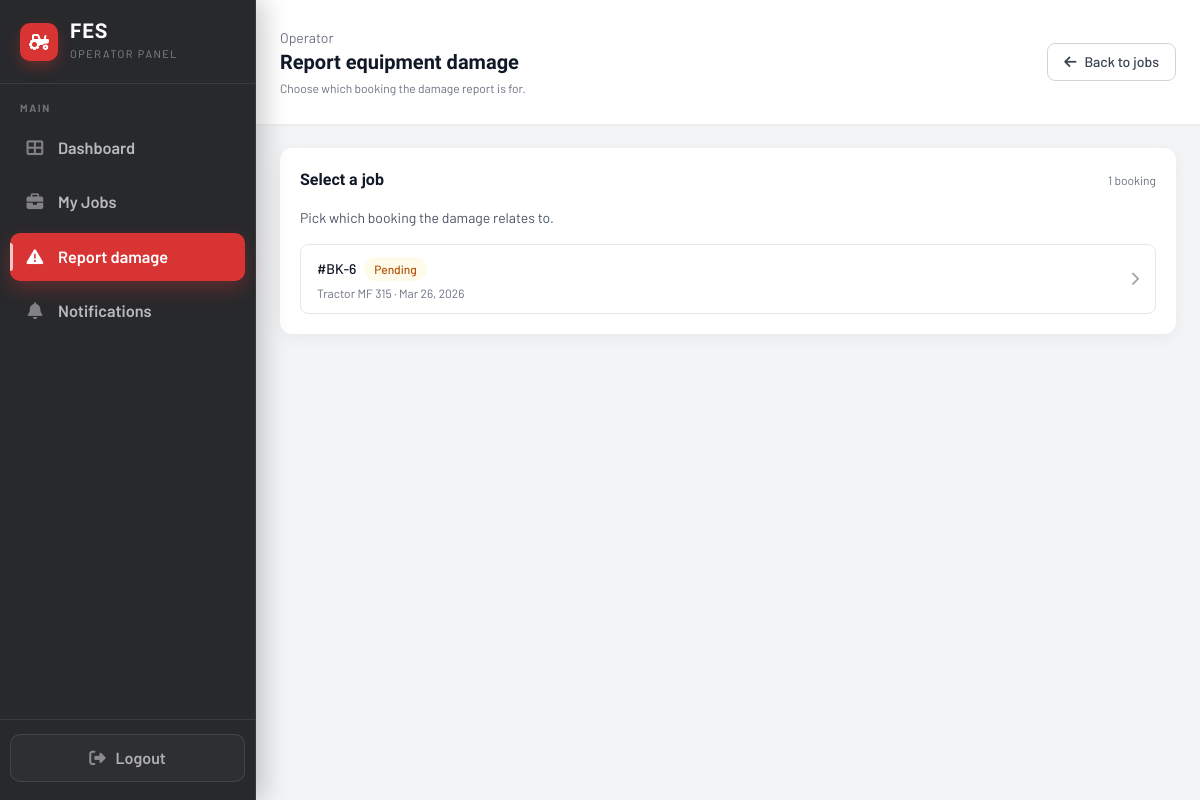
Before: /Pages/operator/job_damage.php (signed in) with the older database file.
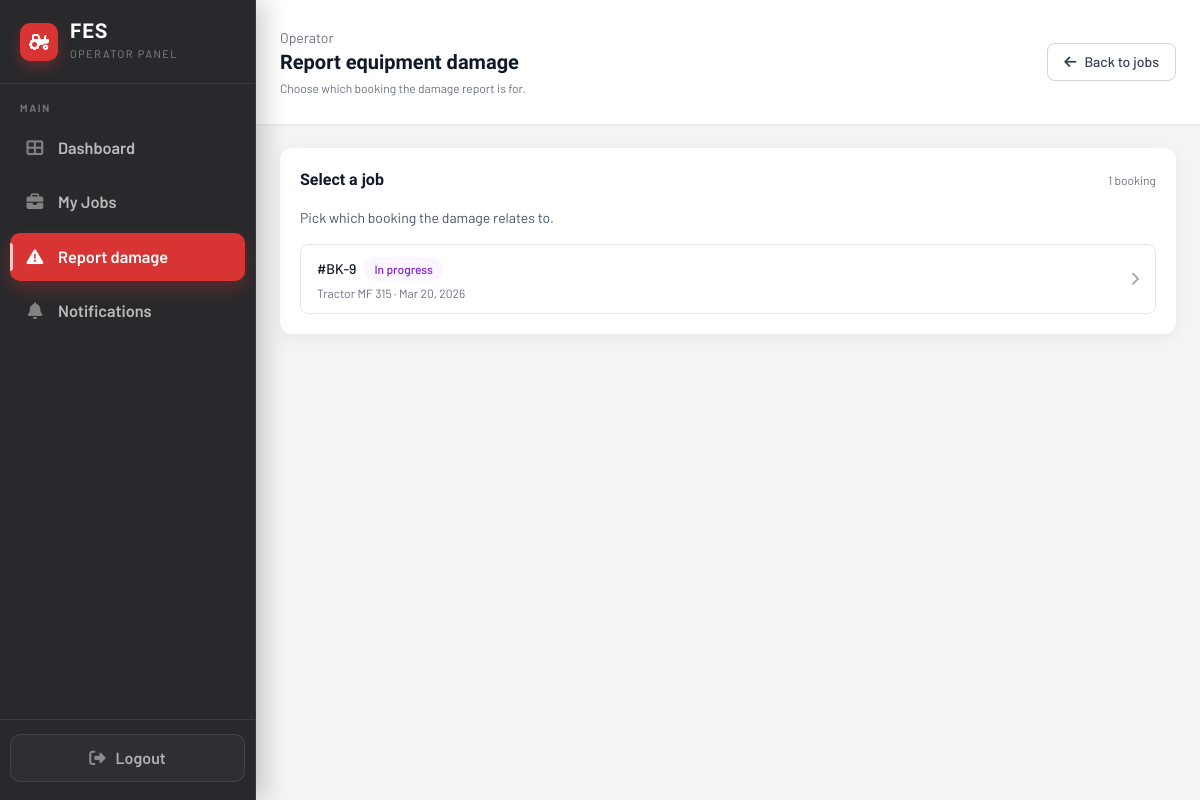
After: the same page with the newer database file.
### tables this page shows
CREATE TABLE IF NOT EXISTS `bookings` (
  `booking_id` int NOT NULL AUTO_INCREMENT,
  `customer_id` int NOT NULL,
  `operator_id` int DEFAULT NULL,
  `equipment_id` varchar(50) NOT NULL,
  `booking_date` date NOT NULL,
  `service_days` int NOT NULL DEFAULT '1',
  `service_type` varchar(50) NOT NULL,
  `service_location` varchar(255) NOT NULL,
  `contact_phone` varchar(50) NOT NULL,
  `field_lat` decimal(10,7) DEFAULT NULL,
  `field_lng` decimal(10,7) DEFAULT NULL,
  `field_address` varchar(255) DEFAULT NULL,
  `field_polygon` longtext,
  `field_hectares` decimal(10,2) DEFAULT NULL,
  `notes` text,
  `estimated_total_cost` decimal(12,2) NOT NULL DEFAULT '0.00',
  `status` enum('pending','confirmed','in_progress','completed','cancelled') NOT NULL DEFAULT 'pending',
  `operator_start_time` datetime DEFAULT NULL COMMENT 'Set when operator marks job In progress',
  `operator_end_time` datetime DEFAULT NULL COMMENT 'Set when operator marks job Completed',
  `created_at` timestamp NULL DEFAULT CURRENT_TIMESTAMP,
  `updated_at` timestamp NULL DEFAULT CURRENT_TIMESTAMP ON UPDATE CURRENT_TIMESTAMP,
  PRIMARY KEY (`booking_id`),
  KEY `customer_id` (`customer_id`),
  KEY `equipment_id` (`equipment_id`),
  KEY `status` (`status`),
  KEY `idx_bookings_operator_id` (`operator_id`)
);

CREATE TABLE IF NOT EXISTS `equipment` (
  `id` int NOT NULL AUTO_INCREMENT,
  `equipment_name` varchar(255) NOT NULL,
  `category` varchar(100) NOT NULL,
  `equipment_id` varchar(100) NOT NULL,
  `model` varchar(255) DEFAULT NULL,
  `description` text NOT NULL,
  `status` enum('available','in_use','maintenance','retired') NOT NULL DEFAULT 'available',
  `location` varchar(255) NOT NULL,
  `operator_id` int DEFAULT NULL,
  `purchase_date` date DEFAULT NULL,
  `daily_rate` decimal(10,2) NOT NULL,
  `hourly_rate` decimal(10,2) DEFAULT '0.00',
  `per_hectare_rate` decimal(10,2) DEFAULT NULL,
  `fuel_type` varchar(50) DEFAULT NULL,
  `total_usage_hours` int DEFAULT '0',
  `year_manufactured` int DEFAULT NULL,
  `weight_kg` decimal(10,2) DEFAULT NULL,
  `last_maintenance` date DEFAULT NULL,
  `icon` varchar(100) NOT NULL,
  `image_path` varchar(500) DEFAULT NULL,
  `created_at` timestamp NULL DEFAULT CURRENT_TIMESTAMP,
  `updated_at` timestamp NULL DEFAULT CURRENT_TIMESTAMP ON UPDATE CURRENT_TIMESTAMP,
  PRIMARY KEY (`id`),
  KEY `operator_id` (`operator_id`)
);

### Pages/operator/job_damage.php (the view, shortened to what the changed rows need)
<?php
$operatorId = (int)($_SESSION['user_id'] ?? 0);
$bookingId = isset($_GET['id']) ? (int)$_GET['id'] : 0;
$jobPickerList = [];
try {
    $conn = getDBConnection();
    if ($bookingId > 0) {
        $sql = "SELECT b.booking_id, b.equipment_id, b.status,
                       e.equipment_name
                FROM bookings b
                LEFT JOIN equipment e ON e.equipment_id = b.equipment_id
                WHERE b.booking_id = ? AND b.operator_id = ?";
        if ($stmt = $conn->prepare($sql)) {
            $stmt->bind_param('ii', $bookingId, $operatorId);
            $stmt->execute();
            $res = $stmt->get_result();
            if ($row = $res->fetch_assoc()) {
                $booking = $row;
            }
            $stmt->close();
        }
    } else {
        $sql = "SELECT b.booking_id, b.booking_date, b.status, b.service_type,
                       e.equipment_name, e.equipment_id AS eq_code
                FROM bookings b
                LEFT JOIN equipment e ON e.equipment_id = b.equipment_id
                WHERE b.operator_id = ? AND b.status <> 'cancelled'
                ORDER BY b.booking_date DESC, b.booking_id DESC";
        if ($stmt = $conn->prepare($sql)) {
            $stmt->bind_param('i', $operatorId);
            $stmt->execute();
            $res = $stmt->get_result();
            while ($row = $res->fetch_assoc()) {
                $jobPickerList[] = $row;
            }
        }
    }
} catch (Exception $e) {
    error_log('Operator job_damage load error: ' . $e->getMessage());
}
$showPicker = ($bookingId <= 0);
function fes_damage_status_badge_class(string $status): string
{
    $map = [
        'pending' => 'bg-amber-50 text-amber-700',
        'confirmed' => 'bg-blue-50 text-blue-700',
        'in_progress' => 'bg-purple-50 text-purple-700',
        'completed' => 'bg-emerald-50 text-emerald-700',
        'cancelled' => 'bg-gray-100 text-gray-700',
    ];
    return $map[$status] ?? 'bg-gray-100 text-gray-700';
}
?>
<!DOCTYPE html>
<html lang="en">
<head>
    <link rel="stylesheet" href="https://cdnjs.cloudflare.com/ajax/libs/font-awesome/6.4.0/css/all.min.css">
    <script src="https://cdn.tailwindcss.com"></script>
</head>
<body class="bg-gray-100">
<div class="min-h-screen w-full">
    <div class="min-h-screen" id="main-content">
        <header class="bg-white px-6 py-7 flex items-center justify-between shadow-sm">
            <div class="flex items-center gap-3">
                <div>
                    <h1 class="text-xl font-semibold text-gray-900">Report equipment damage</h1>
                </div>
            </div>
        </header>
        <main class="flex-1 overflow-y-auto p-6">
            <?php if ($showPicker): ?>
                <section class="bg-white rounded-xl shadow-card p-5 mb-6">
                    <div class="flex items-center justify-between mb-4">
                        <h2 class="text-base font-semibold text-gray-900">Select a job</h2>
                    </div>
                    <?php if (empty($jobPickerList)): ?>
                        <p class="text-sm text-gray-500">You have no assigned jobs yet.</p>
                        <a href="jobs.php" class="mt-3 inline-flex items-center gap-2 bg-fes-red hover:bg-[#b71c1c] text-white font-medium px-4 py-2.5 rounded-lg shadow text-sm">
                            <i class="fas fa-briefcase"></i> Go to My Jobs
                        </a>
                    <?php else: ?>
                        <ul class="divide-y divide-gray-100 border border-gray-200 rounded-lg overflow-hidden">
                            <?php foreach ($jobPickerList as $j):
                                $st = (string)($j['status'] ?? '');
                                $badgeClass = fes_damage_status_badge_class($st);
                                $stLabel = ucfirst(str_replace('_', ' ', $st));
                                ?>
                                <li>
                                    <a href="job_damage.php?id=<?php echo (int)$j['booking_id']; ?>" class="flex items-center justify-between gap-3 px-4 py-3 hover:bg-gray-50 text-sm">
                                        <div class="min-w-0">
                                            <div class="flex flex-wrap items-center gap-2">
                                                <span class="font-medium text-gray-900">#BK-<?php echo (int)$j['booking_id']; ?></span>
                                                <span class="inline-flex items-center px-2.5 py-1 rounded-full text-xs font-medium <?php echo $badgeClass; ?>">
                                                    <?php echo htmlspecialchars($stLabel); ?>
                                                </span>
                                            </div>
                                            <div class="text-xs text-gray-500 mt-1">
                                                <?php echo htmlspecialchars($j['equipment_name'] ?? 'Equipment'); ?>
                                                · <?php echo !empty($j['booking_date']) ? htmlspecialchars(date('M j, Y', strtotime($j['booking_date']))) : ''; ?>
                                            </div>
                                        </div>
                                        <i class="fas fa-chevron-right text-gray-400 shrink-0"></i>
                                    </a>
                                </li>
                            <?php endforeach; ?>
                        </ul>
                    <?php endif; ?>
                </section>
            <?php endif; ?>
        </main>
    </div>
</div>
</body>
</html>

Changed rows visible on the page:
removed bookings: booking_id "6", status "Pending", equipment.equipment_name "Tractor MF 315", booking_date "Mar 26, 2026"
added bookings: booking_id "9", status "In progress", equipment.equipment_name "Tractor MF 315", booking_date "Mar 20, 2026"
